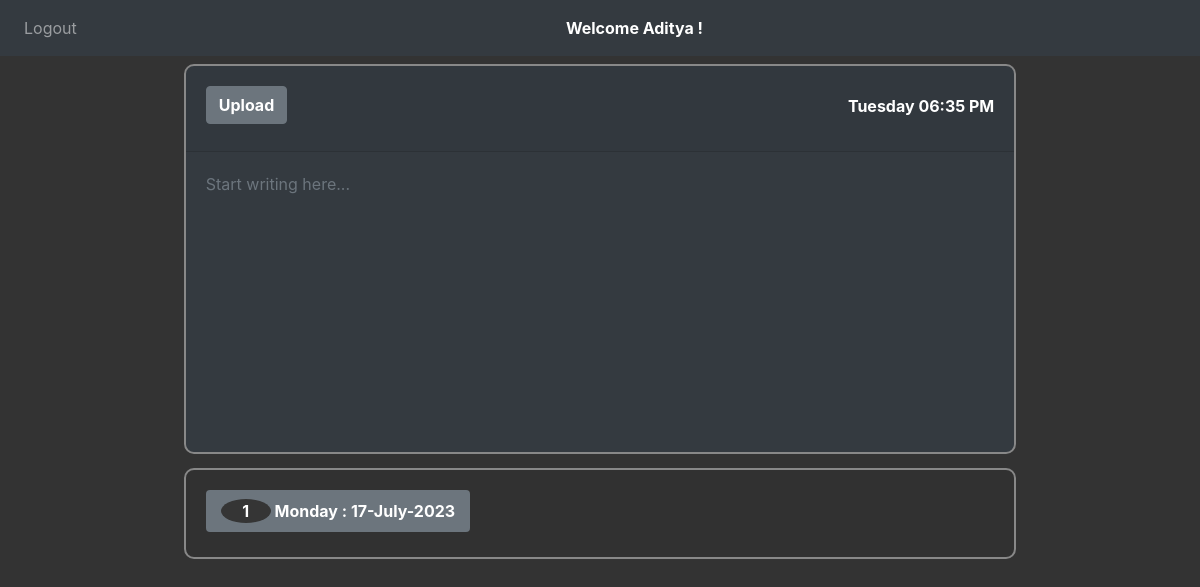
Before: / (signed in) with the older database file.
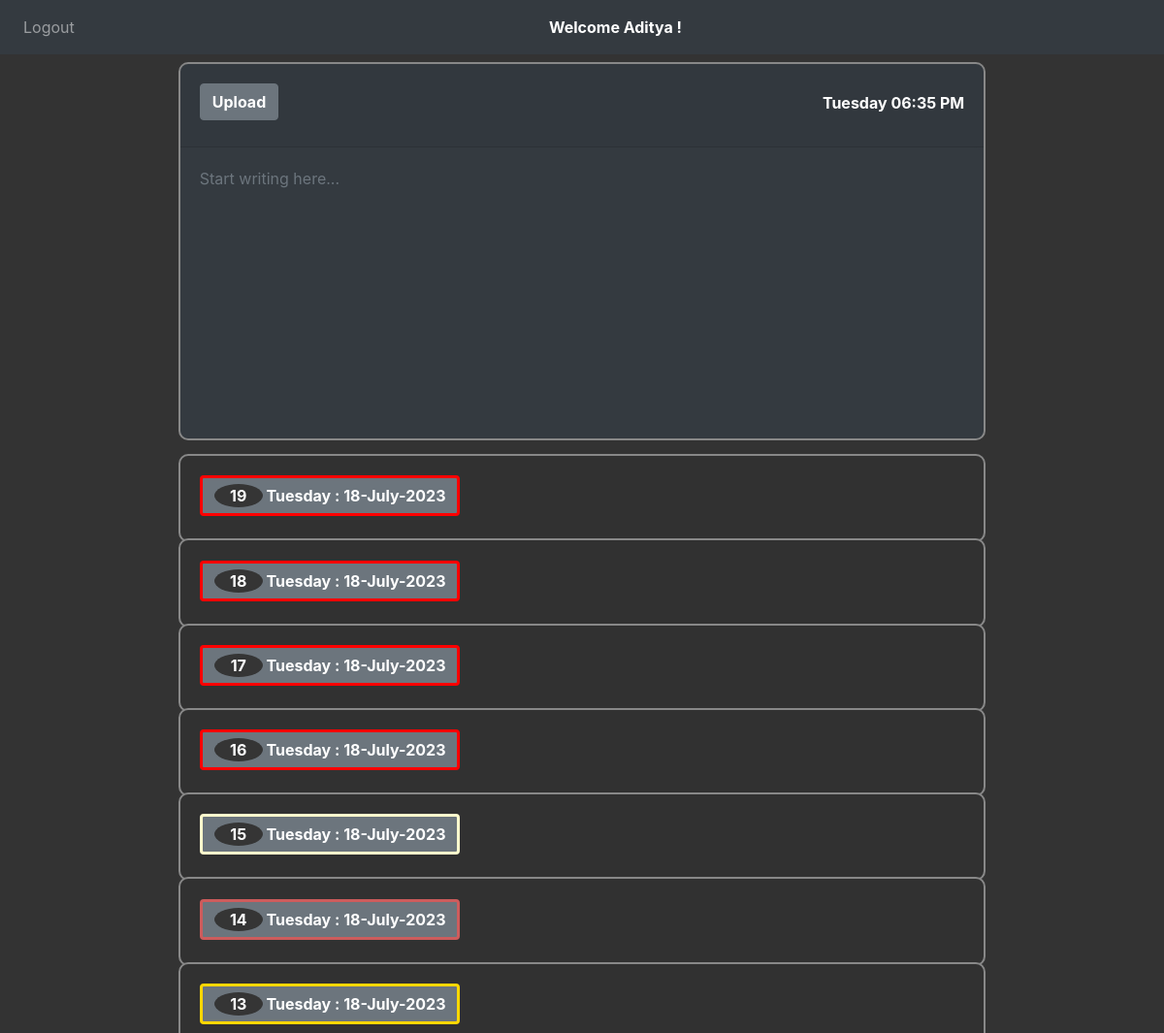
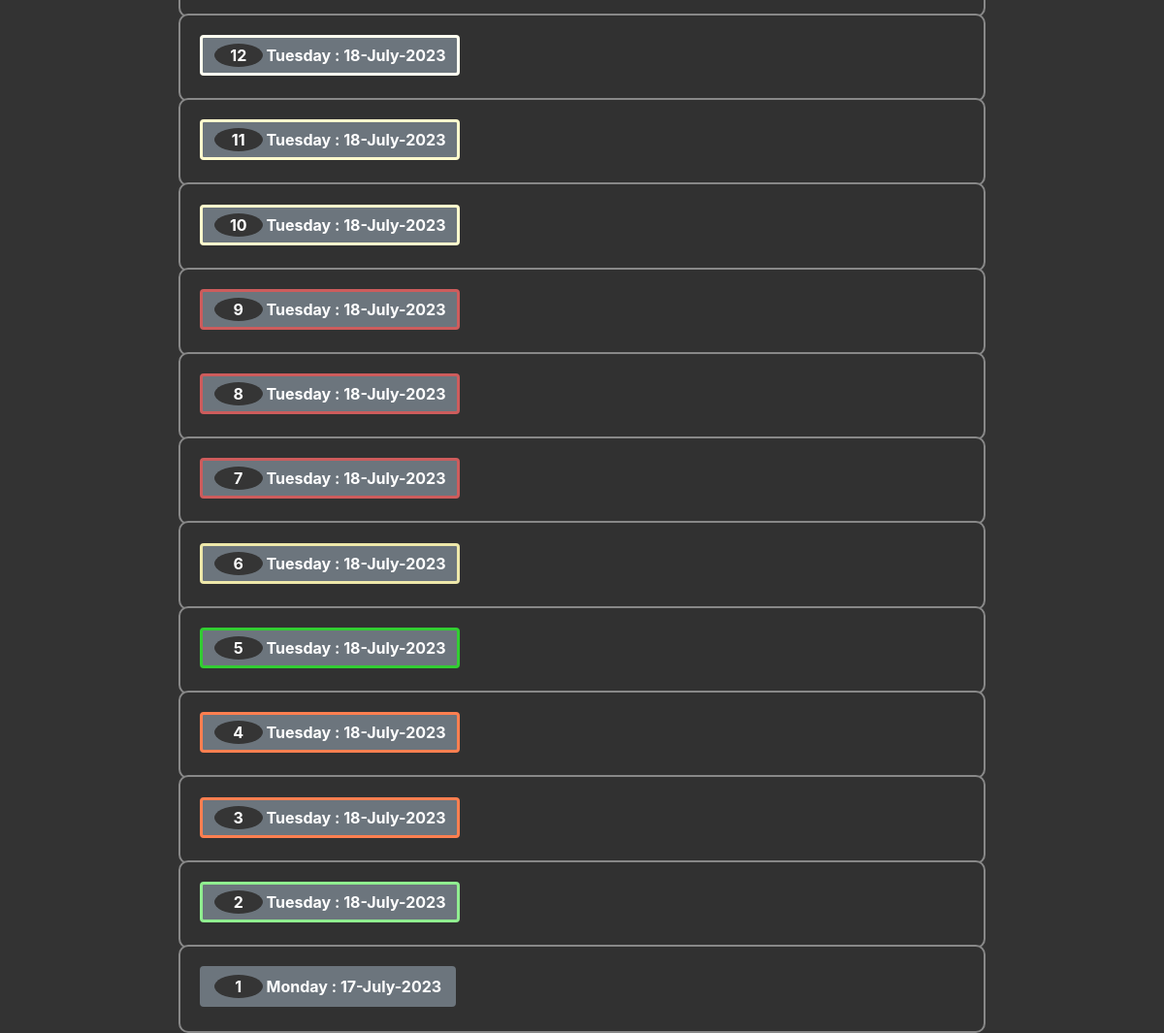
After: the same page with the newer database file (2 pictures, top to bottom).
### website/models.py (models this page shows)
class User(db.Model, UserMixin):
    id = db.Column(db.Integer, primary_key=True)
    email = db.Column(db.String(150), unique=True)
    password = db.Column(db.String(150))
    first_name = db.Column(db.String(150))
    notes = db.relationship('Note')

class Note(db.Model):
    id = db.Column(db.Integer, primary_key=True)
    data = db.Column(db.String(10000))
    date = db.Column(db.DateTime(timezone=True), default=func.now())
    day = db.Column(db.String(10), default=datetime.now().strftime('%A'))
    currDate = db.Column(db.String(20), default=datetime.now().strftime('%Y-%m-%d'))
    time = db.Column(db.String(20), default=datetime.now().strftime('%H:%M:%S'))
    month = db.Column(db.String(20), default=datetime.now().strftime('%B'))
    sentiment = db.Column(db.Float)
    sentimentColor = db.Column(db.String(255))
    classification = db.Column(db.String(50))
    user_id = db.Column(db.Integer, db.ForeignKey('user.id'))

### website/views.py (the view, shortened to what this page needs)
@views.route('/', methods=['GET', 'POST'])
@login_required
def home():
    first_name = current_user.first_name
    notes = Note.query.filter_by(user_id=current_user.id).all()
    note_data = [(note.currDate, note.day, note.month, note.sentimentColor) for note in notes]
    return render_template("home.html", user=current_user, first_name = first_name, note_data=note_data)

### website/__init__.py (called while the page is built)
def create_app():
    app = Flask(__name__)
    app.config['SECRET_KEY'] = 'hjshjhdjah kjshkjdhjs'
    app.config['SQLALCHEMY_DATABASE_URI'] = f'sqlite:///{DB_NAME}'
    db.init_app(app)
    from .views import views
    from .auth import auth
    app.register_blueprint(views, url_prefix='/')
    app.register_blueprint(auth, url_prefix='/')
    from .models import User, Note
    with app.app_context():
        db.create_all()
    login_manager = LoginManager()
    login_manager.login_view = 'auth.login'
    login_manager.init_app(app)
    @login_manager.user_loader
    def load_user(id):
        return User.query.get(int(id))
    return app

### website/templates/home.html (shortened to what this page needs)
{% extends "base.html" %}
{% block content %}
<form method="POST">
  <div class="card text-white bg-dark mb-3">
    <div class="card-header">
      <div align="left">
        <button type="submit" class="btn btn-secondary" style="display: flex; justify-content: space-between;"><b>Upload</b></button>
      </div>
      <div style="font-weight: bold">
        <div class="d-flex justify-content-center w-100">
          <span class="navbar-text text-center" style="color: white; font-weight: bold;">
             <span id="current-time-home"></span>
          </span>
        </div>
      </div>
    </div>
    <textarea name="note" id="note" class="form-control bg-dark text-white" style="border: none;" autofocus wrap="soft" placeholder="Start writing here..."></textarea>
  </div>
</form>
<ul class="list-group list-group-flush" id="notes">
  {% for note in user.notes | reverse %}
  <div class="accordion" id="accordionExample">
    <div class="card">
      <div class="card-header text-center" id="heading{{ note.id }}">
        <h2 class="mb-0">
          <button class="btn btn-secondary text-left" type="button" data-toggle="collapse" data-target="#collapse{{ note.id }}" aria-expanded="true" aria-controls="collapse{{ note.id }}"  {% if note.sentimentColor %}style="border-color: {{ note.sentimentColor }}"{% endif %}>
            {% if note.currDate %}
              {% set index = loop.length - loop.index0 %}
              <span class="index-circle">{{ index }}</span><b> {{ note.day }} : {{ note.currDate[8:] }}-{{ note.month }}-{{ note.currDate[:4] }}</b>
            {% else %}
              <span class="index-circle">{{ index }}</span><b>{{ note.day }} - Date Not Available </b>
            {% endif %}
          </button>
        </h2>
      </div>
    </div>
  </div>{% endfor %}
</ul>
{% endblock %}

### website/templates/base.html (shortened to what this page needs)
<!DOCTYPE html>
<html>
  <head>
    <link
      rel="stylesheet"
      href="https://stackpath.bootstrapcdn.com/bootstrap/4.4.1/css/bootstrap.min.css"
    />
    <link
      rel="stylesheet"
      href="https://stackpath.bootstrapcdn.com/font-awesome/4.7.0/css/font-awesome.min.css"
    />
    <link rel="stylesheet" href="static\styles.css">
  </head>
  <body>
    <nav class="navbar navbar-expand-lg navbar-dark bg-dark">
      <div class="collapse navbar-collapse" id="navbar">
        <div class="navbar-nav">
          {% if user.is_authenticated %}
          <a class="nav-item nav-link" id="logout" href="/logout">Logout</a>
          {% endif %}
        </div>
        {% if user.is_authenticated %}
        <div class="d-flex justify-content-center w-100">
          <span class="navbar-text text-center" style="color: white; font-weight: bold;">
             <span>Welcome {{first_name}} !</span>
          </span>
        </div>
      {% endif %}
    </nav>
    <div class="container">{% block content %} {% endblock %}</div>
  </body>
</html>

### website/templates/base.html (style rules this page uses)
body { background-color: #333; color:white; }

### website/templates/home.html (style rules this page uses)
.index-circle { display: inline-block; width: 50px; height: 24px; line-height: 24px; text-align: center; border-radius: 50%; background-color: #353535; color: #fff; font-weight: bold; }
.card-header { padding-top: 20px; padding-bottom: 25px; display: flex; justify-content: space-between; }
.card { background-color: #333; color: white; border-radius: 0px; width:75%; margin: -2px auto; border-color: #888; border-width: 2px 2px 2px 2px; border-style: solid; border-radius: 10px; }
form { margin-top: 10px; background-color: #333; padding: 0px; }
textarea.form-control { background-color: #333; color: white; width: 100%; margin: 0; padding: 20px; font-size: 16px; border: 3px solid #ccc; border-radius: 10px; box-sizing: border-box; height: 300px; resize: none; white-space: pre-wrap; }
ul#notes button { border-width: 3px; }

Changed rows visible on the page:
added Note: index "19", day "Tuesday", currDate "18", month "July", currDate "2023", sentimentColor "#FF0000" (drawn)
added Note: index "18", day "Tuesday", currDate "18", month "July", currDate "2023", sentimentColor "#FF0000" (drawn)
added Note: index "17", day "Tuesday", currDate "18", month "July", currDate "2023", sentimentColor "#FF0000" (drawn)
added Note: index "16", day "Tuesday", currDate "18", month "July", currDate "2023", sentimentColor "#FF0000" (drawn)
added Note: index "15", day "Tuesday", currDate "18", month "July", currDate "2023", sentimentColor "#FFFACD" (drawn)
added Note: index "14", day "Tuesday", currDate "18", month "July", currDate "2023", sentimentColor "#CD5C5C" (drawn)
added Note: index "13", day "Tuesday", currDate "18", month "July", currDate "2023", sentimentColor "#FFD700" (drawn)
added Note: index "12", day "Tuesday", currDate "18", month "July", currDate "2023", sentimentColor "#FFFFF0" (drawn)
added Note: index "11", day "Tuesday", currDate "18", month "July", currDate "2023", sentimentColor "#FFFACD" (drawn)
added Note: index "10", day "Tuesday", currDate "18", month "July", currDate "2023", sentimentColor "#FFFACD" (drawn)
added Note: index "9", day "Tuesday", currDate "18", month "July", currDate "2023", sentimentColor "#CD5C5C" (drawn)
added Note: index "8", day "Tuesday", currDate "18", month "July", currDate "2023", sentimentColor "#CD5C5C" (drawn)
added Note: user "7", day "Tuesday", currDate "18", month "July", currDate "2023", sentimentColor "#CD5C5C" (drawn)
added Note: index "6", day "Tuesday", currDate "18", month "July", currDate "2023", sentimentColor "#EEE8AA" (drawn)
added Note: index "5", day "Tuesday", currDate "18", month "July", currDate "2023", sentimentColor "#32CD32" (drawn)
added Note: index "4", day "Tuesday", currDate "18", month "July", currDate "2023", sentimentColor "#FF7F50" (drawn)
added Note: index "3", day "Tuesday", currDate "18", month "July", currDate "2023", sentimentColor "#FF7F50" (drawn)
added Note: index "2", day "Tuesday", currDate "18", month "July", currDate "2023", sentimentColor "#90EE90" (drawn)
